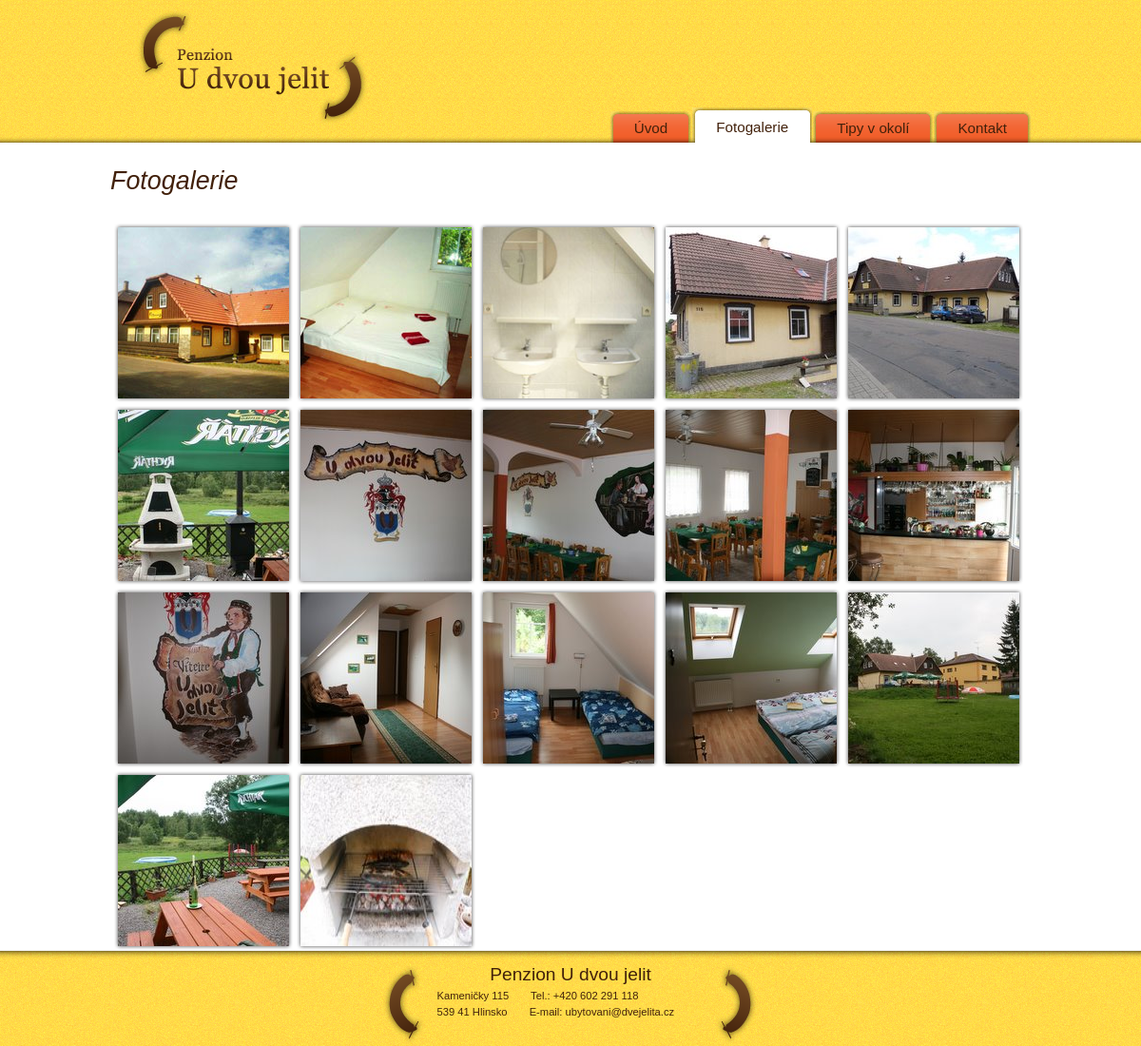
Page /index.php?page=foto on the committed database.
### tables this page shows
CREATE TABLE IF NOT EXISTS `content` (
  `tid` char(20) DEFAULT NULL,
  `www` text
);

### index.php (the view, shortened to what this page needs)
<?php
	if(!isset($_GET["page"])) $page="uvod";
	else $page = $_GET["page"];
?>
<!DOCTYPE html PUBLIC "-//W3C//DTD XHTML 1.0 Strict//EN" "http://www.w3.org/TR/xhtml1/DTD/xhtml1-strict.dtd">
<html xmlns="http://www.w3.org/1999/xhtml" xml:lang="cs" lang="cs">
<head>
	<link rel="stylesheet" href="style.css" media="all" />
	<?php if ($page=="foto") { ?>
	<link media="screen" rel="stylesheet" href="./colorbox.css" />
	<?php } ?>
</head>
<body>
<div id="page">
	<div id="header">
    	<a id="logo" href="/"></a>
        <ul>
        	<li><a href="./index.php?page=uvod" <?php if ($page=="uvod") { ?> class="selected" <?php } ?>><em><b>Úvod</b></em></a></li>
	        <li><a href="./index.php?page=foto" <?php if ($page=="foto") { ?> class="selected" <?php } ?>><em><b>Fotogalerie</b></em></a></li>
	        <li><a href="./index.php?page=tipy" <?php if ($page=="tipy") { ?> class="selected" <?php } ?>><em><b>Tipy v okolí</b></em></a></li>
	        <li><a href="./index.php?page=kontakt" <?php if ($page=="kontakt") { ?> class="selected" <?php } ?>><em><b>Kontakt</b></em></a></li>
	</ul>
    </div>
   	<div id="content">
<?php
if($page!="confirm") {
	getContent($page);
}else {
	if ((include './execute_form.php') != 1){
		getContent("mailerror");
	} else if (executeForm($_POST)){
		getContent("confirm");
	}
}
?>
    </div>
</div>
	<div id="footer">
        <div id="footer-cont">
        	<div class="footer-title">Penzion U dvou jelit</div>
        	<div class="footer-text">
            <p><span>Kameničky 115</span> Tel.: +420 602 291 118</p>
			<p><span>539 41 Hlinsko</span> E-mail: ubytovani@dvejelita.cz</p>
			</div>
        </div>
    </div>
</body>
</html>
<?php
function getContent($page){
	$query = "SELECT www FROM content WHERE tid='$page'";
	$result = mysql_query($query);
	$row = mysql_fetch_object($result);
	echo $row->www;
}
?>

### style.css (style rules this page uses)
* { margin: 0; }
html, body { font-family: Georgia, arial; background: url('images/headerbg.png') repeat-x; margin:0; padding:0; text-align:center; font-size: 100%; height: 100%; color: #000000; }
#page { width: 968px; margin: auto; padding: auto; text-align:left; min-height: 100%; }
#header { height: 150px; }
#header a#logo { height: 122px; width: 277px; background: url('images/logo.png') no-repeat; float:left; margin: 10px 0 0 0; }
#header ul { margin:113px 0 0 0; padding:0; list-style:none; float:right }
#header ul li { margin:0; display:inline; padding:0; vertical-align:top }
#header ul li a { background:url(images/menu2_bg.png) top left repeat-x; color:#42210b; text-decoration:none; font-size: 95%; font-style:italic; text-transform:none; float:left; padding:0; margin: 4px 0 0 1px; }
#header ul li a b { background:url(images/menu2_left.png) left top no-repeat; display:block; font-weight:normal; padding:0 25px 0 25px; line-height:35px }
#header ul li a em { background:url(images/menu2_right.png) right top no-repeat; display:block; font-weight:normal; font-style:normal }
#header ul li a:hover, #header ul li a.selected { text-decoration:none; background:url(images/menu_bg.png) top left repeat-x; margin: 0 0 0 1px; }
#header ul li a:hover b, #header ul li a.selected b { background:url(images/menu_left.png) left top no-repeat; line-height:42px }
#header ul li a:hover em, #header ul li a.selected em { background:url(images/menu_right.png) right top no-repeat; }
#content { color: #42210b; font-size: 80%; min-height: 550px; padding-bottom: 60px; margin: 0 0 -101px 0; }
#content h1 { font-style: italic; font-size: 210%; margin: 25px 0 25px 0; font-weight: normal; }
#footer { clear:both; background: url('images/footerbg.png') repeat-x; height: 101px; width: 100%; }
#footer-cont { background: url('images/footer-jelita.png') no-repeat 0 15px; height: 101px; width: 401px; margin: -10px auto auto auto; padding: auto; color: #42210b; }
#footer-cont .footer-title { font-size: 120%; margin: 10px auto auto auto; :margin: 0 auto auto auto; padding-top: 15px; }
#footer-cont .footer-text { font-size: 120%; margin: 0 0 0 55px; :margin: 0 0 0 50px; margin: 0 0 0 70px\0/; font-size: 70%; text-align: left; }
#footer-cont .footer-text p { margin:5px; padding:0; }
#footer-cont .footer-text span { margin: 0 20px 0 0; }
div.foto { width: 188px; height: 188px!important; background: url('images/foto-podklad.png') no-repeat; margin: 4px 0 0 4px; float: left; }
img.foto { width: 180px; height: 180px; margin: 4px 0 0 4px; }
a:link, a:visited, a:hover, a:active { color: #f6916d; }

### rows in the picture
content: www "Fotogalerie", www (picture)
